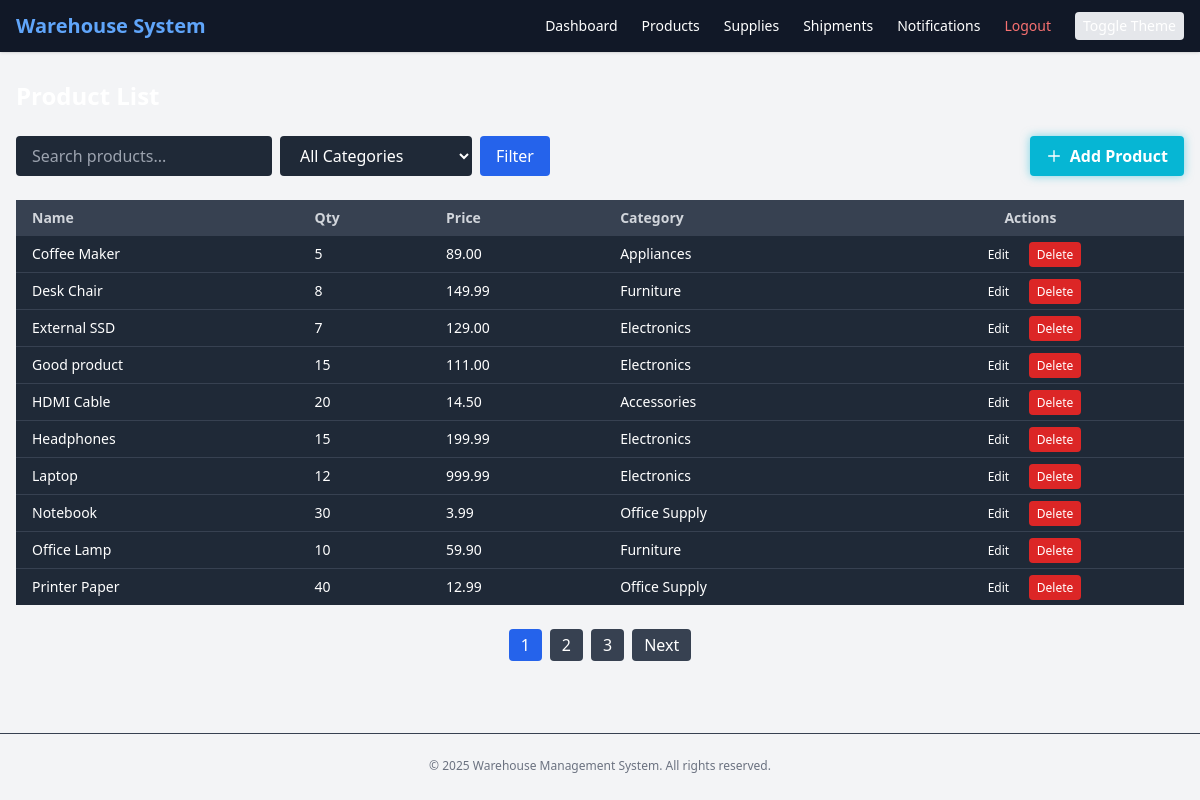
Screenshot of /products/ (signed in) with the database file from the repository.
### warehouse/models.py (models this page shows, shortened)
class Product(models.Model):
    name = models.CharField(max_length=100)
    category = models.ForeignKey(Category, on_delete=models.SET_NULL, null=True, blank=True)
    price = models.DecimalField(max_digits=10, decimal_places=2)
    quantity = models.PositiveIntegerField(default=0)
    min_quantity = models.PositiveIntegerField(default=0)
    image = models.ImageField(upload_to='product_images/', null=True, blank=True)

class Category(models.Model):
    name = models.CharField(max_length=100)
    def __str__(self):
        return self.name

### warehouse/views.py (the view)
# urls.py: path('products/', views.products, name='products'),
@login_required
def products(request):
    search_query = request.GET.get('search', '')
    category_query = request.GET.get('category', '')
    sort_by = request.GET.get('sort_by', 'name')
    order = request.GET.get('order', 'asc')
    if request.method == 'POST':
        form = ProductForm(request.POST, request.FILES)
        if form.is_valid():
            logger.debug("Форма валидна!")
            product = form.save(commit=False)
            product.created_by = request.user  # Присваиваем пользователя
            product.save()
            Notification.objects.create(
                user=request.user,  # Уведомление для текущего пользователя
                message=f"Добавлен новый продукт: {product.name}"
            )
            return redirect('dashboard')
        else:
            logger.debug(f"Форма не валидна! Ошибки: {form.errors}")
            all_products = Product.objects.all()
            paginator = Paginator(all_products, 10)
            last_page = paginator.num_pages
            return redirect(f'{reverse("products")}?page={last_page}')
    else:
        form = ProductForm()
    product_list = Product.objects.all()
    if search_query:
        product_list = product_list.filter(name__icontains=search_query)
    if category_query:
        product_list = product_list.filter(category__id=category_query)
    if sort_by in ['name', 'price', 'quantity']:
        sort_expr = sort_by if order == 'asc' else f'-{sort_by}'
        product_list = product_list.order_by(sort_expr)
    categories = Category.objects.all()
    paginator = Paginator(product_list, 10)
    page_number = request.GET.get('page')
    page_obj = paginator.get_page(page_number)
    context = {
        'products': page_obj,
        'form': form,
        'search': search_query,
        'category': category_query,
        'categories': categories,
        'sort_by': sort_by,
        'order': order,
    }
    return render(request, 'products.html', context)

### warehouse/forms.py
class ProductForm(forms.ModelForm):
    class Meta:
        model = Product
        fields = ['name', 'category', 'price', 'quantity', 'image']

### warehouse/templates/products.html (shortened to what this page needs)
{% extends 'base.html' %}
{% load static %}
{% load widget_tweaks %}
{% block content %}
<h1 class="text-2xl font-bold text-white mb-6">Product List</h1>
<div class="flex flex-wrap items-center justify-between gap-4 mb-6">
  <form method="get" class="flex flex-wrap gap-2 flex-grow">
    <input
      type="text"
      name="search"
      placeholder="Search products..."
      value="{{ request.GET.search|default:'' }}"
      class="w-full md:w-64 px-4 py-2 rounded bg-gray-800 text-white placeholder-gray-400 focus:outline-none focus:ring focus:ring-blue-500 transition"
    />
    <select
      name="category"
      class="w-full md:w-48 px-4 py-2 rounded bg-gray-800 text-white focus:outline-none focus:ring focus:ring-blue-500 transition"
    >
      <option value="">All Categories</option>
    </select>
    <button
      type="submit"
      class="px-4 py-2 rounded bg-blue-600 text-white hover:bg-blue-700 transition"
    >
      Filter
    </button>
  </form>
  <button
  data-modal-target="addProductModal"
  data-modal-toggle="addProductModal"
  class="flex items-center gap-2 px-4 py-2 bg-cyan-500 hover:bg-cyan-600 text-white font-semibold rounded shadow-md transition focus:outline-none focus:ring-2 focus:ring-cyan-400"
  style="box-shadow: 0 0 10px rgba(6, 182, 212, 0.5);"
>
  <svg xmlns="http://www.w3.org/2000/svg" class="h-4 w-4" fill="none" viewBox="0 0 24 24" stroke="currentColor">
    <path stroke-linecap="round" stroke-linejoin="round" stroke-width="2" d="M12 4v16m8-8H4" />
  </svg>
  Add Product
  </button>
</div>
<div class="overflow-x-auto">
  <table class="w-full table-auto bg-gray-800 text-white rounded-md text-sm">
    <thead class="bg-gray-700 text-gray-300">
      <tr>
        <th class="px-4 py-2 text-left">Name</th>
        <th class="px-4 py-2 text-left">Qty</th>
        <th class="px-4 py-2 text-left">Price</th>
        <th class="px-4 py-2 text-left">Category</th>
        <th class="px-4 py-2 text-center">Actions</th>
      </tr>
    </thead>
    <tbody class="bg-gray-800 divide-y divide-gray-700">
      {% if products %}
        {% for product in products %}
          <tr class="hover:bg-gray-700 transition">
            <td class="px-4 py-2">{{ product.name }}</td>
            <td class="px-4 py-2">{{ product.quantity }}</td>
            <td class="px-4 py-2">{{ product.price }}</td>
            <td class="px-4 py-2">{{ product.category }}</td>
            <td class="px-4 py-2 text-center space-x-2">
              <a href="{% url 'edit_product' product.id %}" class="px-2 py-1 rounded bg-yellow-500 text-white text-xs hover:bg-yellow-600">Edit</a>
              <a href="{% url 'delete_product' product.id %}" class="px-2 py-1 rounded bg-red-600 text-white text-xs hover:bg-red-700">Delete</a>
            </td>
          </tr>
        {% endfor %}
      {% else %}
        <tr>
          <td colspan="5" class="text-center py-4 text-gray-400">No products available.</td>
        </tr>
      {% endif %}
    </tbody>
  </table>
</div>
{% if products.has_other_pages %}
  <div class="flex justify-center mt-6 space-x-2">
    {% for num in products.paginator.page_range %}
      {% if products.number == num %}
        <span class="px-3 py-1 bg-blue-600 text-white rounded">{{ num }}</span>
      {% elif num > products.number|add:'-3' and num < products.number|add:'3' %}
        <a href="?page={{ num }}" class="px-3 py-1 bg-gray-700 text-white rounded hover:bg-gray-600 transition">{{ num }}</a>
      {% endif %}
    {% endfor %}
    {% if products.has_next %}
      <a href="?page={{ products.next_page_number }}" class="px-3 py-1 bg-gray-700 text-white rounded hover:bg-gray-600 transition">Next</a>
    {% endif %}
  </div>
{% endif %}
{% endblock %}

### warehouse/templates/base.html (shortened to what this page needs)
{% load static %}
<!DOCTYPE html>
<html lang="en" class="dark">
<head>
  <link rel="stylesheet" href="{% static 'css/style.css' %}">
</head>
<body class="bg-gray-100 text-gray-900 dark:bg-gray-900 dark:text-white transition-colors duration-300">
  <div id="navbar" class="fixed top-0 left-0 w-full bg-gray-900 dark:bg-gray-800 text-white shadow">
    <div class="max-w-7xl mx-auto px-4 py-3 flex justify-between items-center">
      <h1 class="text-xl font-bold text-blue-400">Warehouse System</h1>
      <nav class="flex items-center gap-6 text-sm">
        <a href="{% url 'dashboard' %}" class="hover:text-blue-300">Dashboard</a>
        <a href="{% url 'products' %}" class="hover:text-blue-300">Products</a>
        <a href="{% url 'supplies' %}" class="hover:text-blue-300">Supplies</a>
        <a href="{% url 'shipments' %}" class="hover:text-blue-300">Shipments</a>
        <a href="{% url 'notifications' %}" class="hover:text-blue-300">Notifications</a>
        {% if user.is_authenticated %}
          <a href="{% url 'logout' %}" class="text-red-400 hover:text-red-300">Logout</a>
        {% else %}
          <a href="{% url 'login' %}" class="text-green-400 hover:text-green-300">Login</a>
        {% endif %}
        <button onclick="document.documentElement.classList.toggle('dark')" class="px-2 py-1 bg-gray-200 dark:bg-gray-700 rounded">
          Toggle Theme
        </button>
      </nav>
    </div>
  </div>
  <main class="max-w-7xl mx-auto px-4 py-6 pt-20">
    {% block content %}{% endblock %}
  </main>
  <footer class="text-center text-xs text-gray-500 dark:text-gray-400 py-6 border-t border-gray-700 mt-12">
    &copy; 2025 Warehouse Management System. All rights reserved.
  </footer>
</body>
</html>

### rows the page displays
Product: name "Coffee Maker", quantity "5", price "89.00", category "Appliances"
Product: name "Desk Chair", quantity "8", price "149.99", category "Furniture"
Product: name "External SSD", quantity "7", price "129.00", category "Electronics"
Product: name "Good product", quantity "15", price "111.00", category "Electronics"
Product: name "HDMI Cable", quantity "20", price "14.50", category "Accessories"
Product: name "Headphones", quantity "15", price "199.99", category "Electronics"
Product: name "Laptop", quantity "12", price "999.99", category "Electronics"
Product: name "Notebook", quantity "30", price "3.99", category "Office Supply"
Product: name "Office Lamp", quantity "10", price "59.90", category "Furniture"
Product: name "Printer Paper", quantity "40", price "12.99", category "Office Supply"

### other values shown
{{ num }} "1"
{{ num }} "2" "3"
